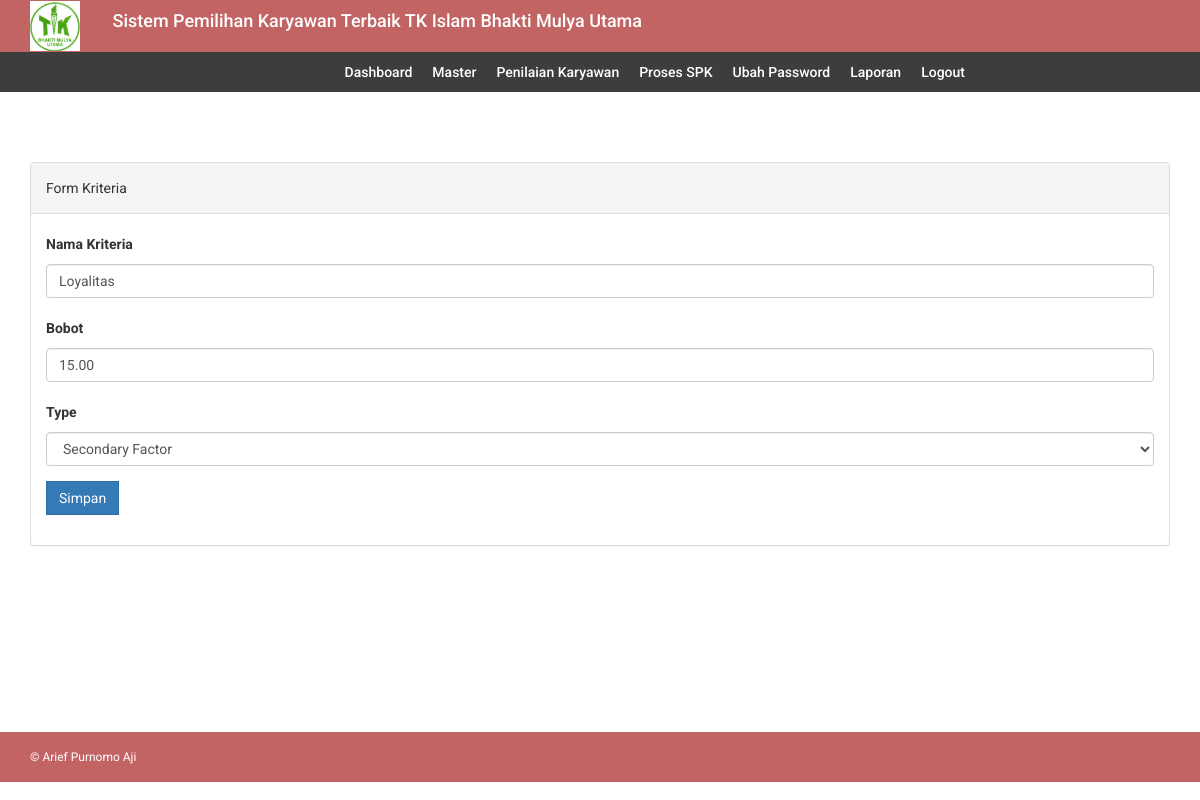
The app's page /edit_kriteria.php?id=39 (signed in), older data.
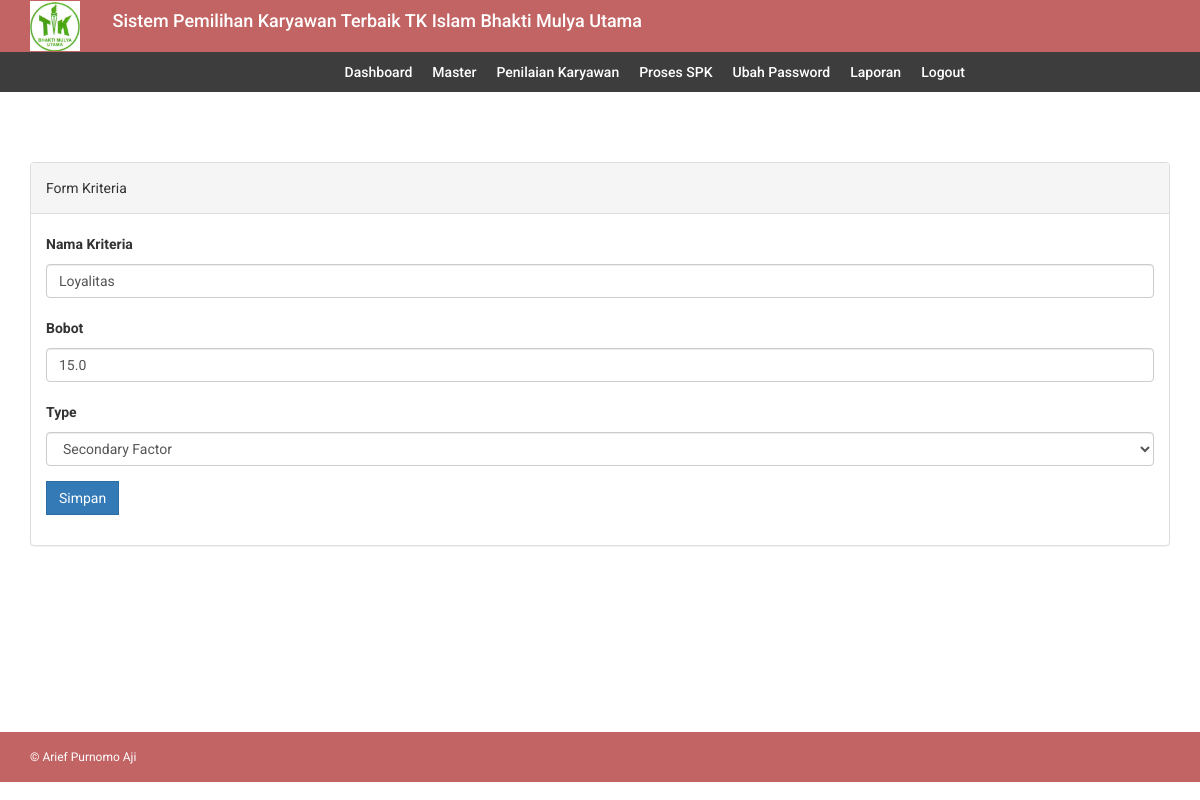
The same page, newer data.
### tables this page shows
CREATE TABLE `kriteria` (
  `id_kriteria` int(11) NOT NULL AUTO_INCREMENT,
  `kriteria` varchar(32) DEFAULT NULL,
  `bobot` float(5,1) DEFAULT NULL,
  `type` varchar(12) DEFAULT NULL,
  PRIMARY KEY (`id_kriteria`)
);

### db/db_config.php (called while the page is built, shortened)
<?php
	class database extends PDO{
		protected $dsn = 'mysql:host=localhost;dbname=db_spk';
		protected $dsu = 'root';
		protected $dsp = '';
		private $cmd = '';
		function __construct(){
			try {
				$this->db = new PDO($this->dsn,$this->dsu,$this->dsp);
			} catch (PDOException $e) {
				echo $e->getMessage();
			}
		}
		function select($c,$t){
			$this->cmd = "select $c from $t";
			return $this;
		}
		function where($params){
			$this->cmd .= " where $params";
			return $this;
		}
		function get(){
			$q = $this->db->prepare($this->cmd);
			$q->execute();
			return $q->fetchAll();
		}
	}
?>

### edit_kriteria.php (the view, shortened to what this page needs)
<?php include 'header.php';?>
<?php include 'menu.php';?>
<div class="content-wrapper">
    <div class="container">
        <div class="row">
            <div class="col-md-12">
            <br/>
              <div class="panel panel-default">
                  <div class="panel-heading">
                    Form Kriteria
                  </div>
                  <div class="panel-body">
                      <form method="post" action="update_kriteria.php" enctype="multipart/form-data">
                          <?php foreach ($db->select('*','kriteria')->where('id_kriteria='.$_GET['id'])->get() as $data): ?>
                              <div class="form-group">
                                  <label for="nama">Nama Kriteria</label>
                                  <input type="text" class="form-control" id="kriteria" name="kriteria" value="<?php
                                            $tmp = explode('_',$data['kriteria']);
                                            echo ucwords(implode(' ',$tmp));?>">
                              </div>
                              <div class="form-group">
                                  <label>Bobot</label>
                                  <input type="number" name="bobot" class="form-control bobot" value="<?= $data['bobot']?>" pattern="^[0-9\.\-\/]+$">
                              </div>
                              <div class="form-group">
                                  <label>Type</label>
                                  <select class="form-control" name="type">
                                      <option value="Secondary Factor" <?php if($data['type']=='Secondary Fa'){ echo 'selected'; }?>>Secondary Factor</option>
                                  </select>
                              </div>
                          <?php endforeach ?>
                          <div class="form-group">
                              <button class="btn btn-primary">Simpan</button>
                          </div>
                      </form>
                  </div>
              </div>
            </div>
        </div>
        </div>
    </div>
<?php include 'footer.php';?>

Row changes from the older to the newer data that the page shows:
changed kriteria "Loyalitas": bobot "15.00" → "15.0"
